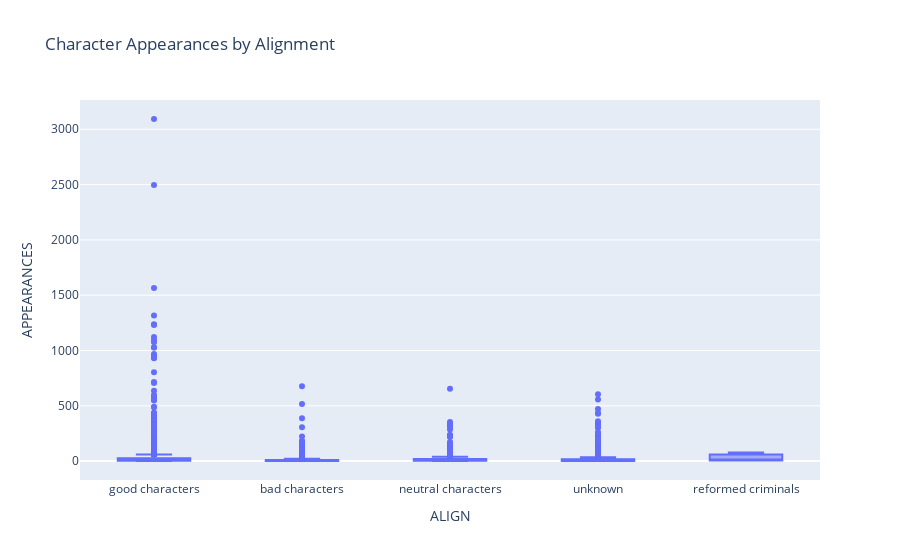

The cell this chart's notebook holds for it:
### Code cell
# --> Comment 3.11. Рассмотрим Character Appearances by Alignment
fig_box_alignment = px.box(dataset_cleaned, x='ALIGN', y='APPEARANCES', title='Character Appearances by Alignment')
fig_box_alignment.show()

# --> Comment 3.11.1. Вывод:
#     Чаще всего появлялись положительные персонажи.

### Figure 1 — Plotly figure (JSON) as saved in the notebook; plotly's stock layout.template omitted (floating-point values rounded to 4 significant figures; data arrays with more than 128 entries replaced by an {"elided": "..."} marker saying what was removed)
{"data": [{"alignmentgroup": "True", "hovertemplate": "ALIGN=%{x}<br>APPEARANCES=%{y}<extra></extra>", "legendgroup": "", "marker": {"color": "#636efa"}, "name": "", "notched": false, "offsetgroup": "", "orientation": "v", "showlegend": false, "type": "box", "x": {"elided": "5993 str values"}, "x0": " ", "xaxis": "x", "y": {"elided": "5993 int values"}, "y0": " ", "yaxis": "y"}], "layout": {"boxmode": "group", "legend": {"tracegroupgap": 0}, "title": {"text": "Character Appearances by Alignment"}, "xaxis": {"anchor": "y", "domain": [0, 1], "title": {"text": "ALIGN"}}, "yaxis": {"anchor": "x", "domain": [0, 1], "title": {"text": "APPEARANCES"}}}}
